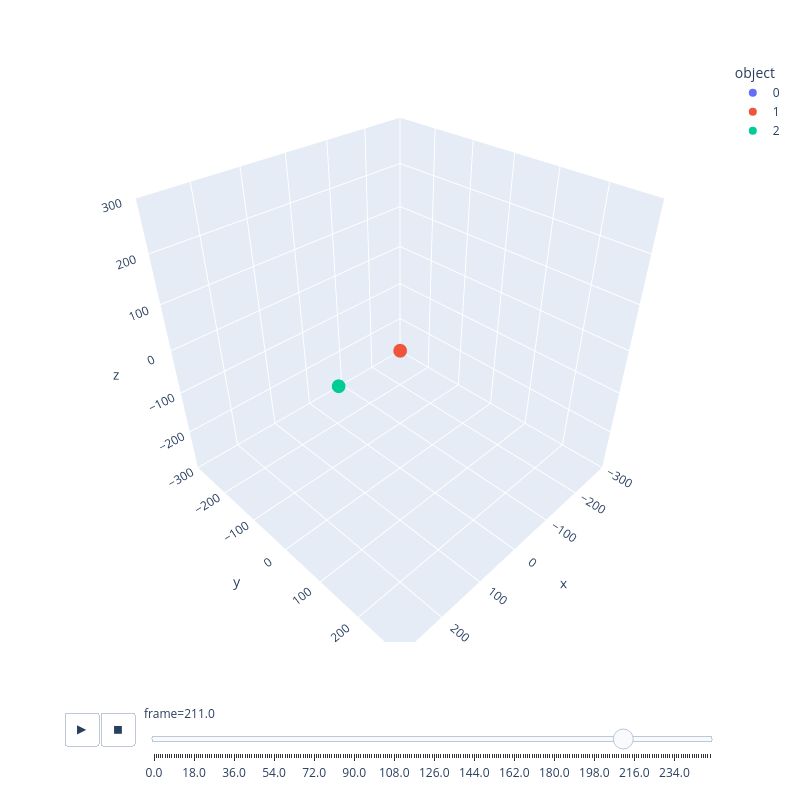

The cell this chart's notebook holds for it:
### Markdown cell above
## Three Body Orbitals

### Code cell
N = 3 #Number of objects
Time = 250 #Duration of the simulation
frame_skip = 100 #Number of timesteps between frames
soft_len = 0.1 #Softening Length to prevent singularities in force calculations when objects get very close to each other
G = 1 #Gravitational Constant (set to 1 for simplicity, can be changed to real value if desired)
R = 30

dt = 0.01 #Timestep
t = 0 #Intializing time
frames = [] #Setting the empty frame list
frame_num = 0 #Intializing frame number

#Setting array of objects: 
    #col 0,1,2 stores position in x,y,z directions
    #col 3 stores mass
    #col 4,5,6 stores momentum in x,y,z directions
    #col 7,8,9 stores force on the object in x,y,z directions
objects = np.zeros([N,10])

objects[0,0:3] = np.array((0,0,0))
objects[0,3] = 5000
objects[0,4:7] = np.array((0,0,0))

objects[1,0:3] = np.array((100,0,0))
objects[1,3] = 1
objects[1,4:7] = np.array((0,28**(0.5),28.25**(0.5)))

objects[2,0:3] = np.array((0,150,0))
objects[2,3] = 1
objects[2,4:7] = np.array((-6,0,0))

while t<Time:
    force_calculation(objects, N, G, soft_len, t, dt, frame_num)
    
    t += dt
    frame_num += 1

#Converting saved position data into a format that px.scatter_3d can use
df = pd.DataFrame(frames, columns=['x','y','z','object','frame'])

fig = px.scatter_3d(
    df,
    x='x',
    y='y',
    z='z',
    color='object',
    animation_frame='frame',
    width=800, 
    height=800,
)

fig.layout.updatemenus[0].buttons[0].args[1]['frame']['duration'] = 10
fig.layout.updatemenus[0].buttons[0].args[1]['transition']['duration'] = 1

fig.update_layout(
    scene=dict(
        xaxis=dict(range=[-10*R, 10*R]),
        yaxis=dict(range=[-10*R, 10*R]),
        zaxis=dict(range=[-10*R, 10*R]),
        aspectmode='cube'
    )
)

fig.show()
